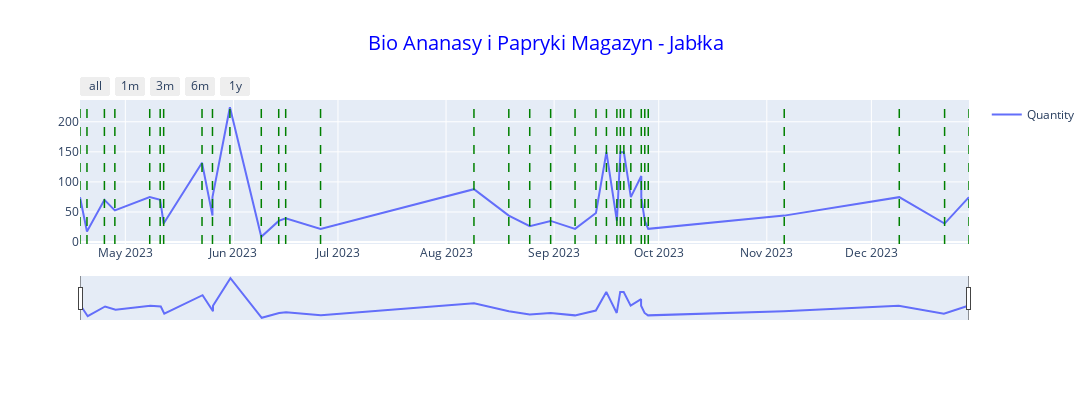

The cell this chart's notebook holds for it:
### Code cell
fig = go.Figure()
dystrybutor = 'Bio Ananasy i Papryki Magazyn'
towar = 'Jabłka'

k = df.loc[(df['Dystrybutor']==dystrybutor) & (df['Towar']==towar)]
min_date_plot, max_date_plot = k['Data'].min(), k['Data'].max()

fig.add_trace(go.Scatter(x = k['Data'], y = k['Quantity'], name="Quantity"))

for i in k.loc[(k['Quantity']>0)]['Data'].unique():
    fig.add_vline(x=i,line_width=1.5, line_dash="dash", line_color="green", name="Order")
                
fig.update_layout(title_text="{} - {}".format(dystrybutor, towar), title_x=0.5, title_font_color="blue", title_font_size=20,
                              legend_title="", xaxis=dict(rangeselector=dict(buttons=list([dict(step="all"), 
                                                                dict(count=1, label="1m", step="month", stepmode="backward"),
                                                                dict(count=3, label="3m", step="month", stepmode="backward"),
                                                                dict(count=6, label="6m", step="month", stepmode="backward"),
                                                                dict(count=1, label="1y", step="year", stepmode="backward")
                                                                ])), 
                        rangeslider=dict(visible=True), type="date", range = [min_date_plot, max_date_plot]))
    
fig.update_xaxes(rangeslider_thickness = 0.2)
fig.update_layout(autosize=False, width=1500, height=400,)
fig.update_layout(showlegend=True)
fig.show()

### Figure 1 — Plotly figure (JSON) as saved in the notebook; plotly's stock layout.template omitted (floating-point values rounded to 4 significant figures)
{"data": [{"name": "Quantity", "type": "scatter", "x": ["2023-04-18", "2023-04-20", "2023-04-25", "2023-04-28", "2023-05-08", "2023-05-11", "2023-05-12", "2023-05-23", "2023-05-26", "2023-05-26", "2023-05-31", "2023-06-09", "2023-06-14", "2023-06-16", "2023-06-26", "2023-08-09", "2023-08-19", "2023-08-25", "2023-08-31", "2023-09-07", "2023-09-13", "2023-09-16", "2023-09-19", "2023-09-20", "2023-09-21", "2023-09-23", "2023-09-26", "2023-09-26", "2023-09-27", "2023-09-28", "2023-11-06", "2023-12-09", "2023-12-22", "2023-12-29", "2023-12-29"], "y": [74.7, 17.6, 70.3, 52.8, 74.7, 70.3, 30.8, 131.9, 44, 74.7, 224.2, 8.8, 35.2, 39.6, 22, 87.9, 44, 26.4, 35.2, 22, 48.4, 149.5, 35.2, 149.5, 149.5, 74.7, 109.9, 74.7, 35.2, 22, 44, 74.7, 30.8, 74.7, 74.7]}], "layout": {"autosize": false, "height": 400, "legend": {"title": {"text": ""}}, "shapes": [{"line": {"color": "green", "dash": "dash", "width": 1.5}, "name": "Order", "type": "line", "x0": "2023-04-18", "x1": "2023-04-18", "xref": "x", "y0": 0, "y1": 1, "yref": "y domain"}, {"line": {"color": "green", "dash": "dash", "width": 1.5}, "name": "Order", "type": "line", "x0": "2023-04-20", "x1": "2023-04-20", "xref": "x", "y0": 0, "y1": 1, "yref": "y domain"}, {"line": {"color": "green", "dash": "dash", "width": 1.5}, "name": "Order", "type": "line", "x0": "2023-04-25", "x1": "2023-04-25", "xref": "x", "y0": 0, "y1": 1, "yref": "y domain"}, {"line": {"color": "green", "dash": "dash", "width": 1.5}, "name": "Order", "type": "line", "x0": "2023-04-28", "x1": "2023-04-28", "xref": "x", "y0": 0, "y1": 1, "yref": "y domain"}, {"line": {"color": "green", "dash": "dash", "width": 1.5}, "name": "Order", "type": "line", "x0": "2023-05-08", "x1": "2023-05-08", "xref": "x", "y0": 0, "y1": 1, "yref": "y domain"}, {"line": {"color": "green", "dash": "dash", "width": 1.5}, "name": "Order", "type": "line", "x0": "2023-05-11", "x1": "2023-05-11", "xref": "x", "y0": 0, "y1": 1, "yref": "y domain"}, {"line": {"color": "green", "dash": "dash", "width": 1.5}, "name": "Order", "type": "line", "x0": "2023-05-12", "x1": "2023-05-12", "xref": "x", "y0": 0, "y1": 1, "yref": "y domain"}, {"line": {"color": "green", "dash": "dash", "width": 1.5}, "name": "Order", "type": "line", "x0": "2023-05-23", "x1": "2023-05-23", "xref": "x", "y0": 0, "y1": 1, "yref": "y domain"}, {"line": {"color": "green", "dash": "dash", "width": 1.5}, "name": "Order", "type": "line", "x0": "2023-05-26", "x1": "2023-05-26", "xref": "x", "y0": 0, "y1": 1, "yref": "y domain"}, {"line": {"color": "green", "dash": "dash", "width": 1.5}, "name": "Order", "type": "line", "x0": "2023-05-31", "x1": "2023-05-31", "xref": "x", "y0": 0, "y1": 1, "yref": "y domain"}, {"line": {"color": "green", "dash": "dash", "width": 1.5}, "name": "Order", "type": "line", "x0": "2023-06-09", "x1": "2023-06-09", "xref": "x", "y0": 0, "y1": 1, "yref": "y domain"}, {"line": {"color": "green", "dash": "dash", "width": 1.5}, "name": "Order", "type": "line", "x0": "2023-06-14", "x1": "2023-06-14", "xref": "x", "y0": 0, "y1": 1, "yref": "y domain"}, {"line": {"color": "green", "dash": "dash", "width": 1.5}, "name": "Order", "type": "line", "x0": "2023-06-16", "x1": "2023-06-16", "xref": "x", "y0": 0, "y1": 1, "yref": "y domain"}, {"line": {"color": "green", "dash": "dash", "width": 1.5}, "name": "Order", "type": "line", "x0": "2023-06-26", "x1": "2023-06-26", "xref": "x", "y0": 0, "y1": 1, "yref": "y domain"}, {"line": {"color": "green", "dash": "dash", "width": 1.5}, "name": "Order", "type": "line", "x0": "2023-08-09", "x1": "2023-08-09", "xref": "x", "y0": 0, "y1": 1, "yref": "y domain"}, {"line": {"color": "green", "dash": "dash", "width": 1.5}, "name": "Order", "type": "line", "x0": "2023-08-19", "x1": "2023-08-19", "xref": "x", "y0": 0, "y1": 1, "yref": "y domain"}, {"line": {"color": "green", "dash": "dash", "width": 1.5}, "name": "Order", "type": "line", "x0": "2023-08-25", "x1": "2023-08-25", "xref": "x", "y0": 0, "y1": 1, "yref": "y domain"}, {"line": {"color": "green", "dash": "dash", "width": 1.5}, "name": "Order", "type": "line", "x0": "2023-08-31", "x1": "2023-08-31", "xref": "x", "y0": 0, "y1": 1, "yref": "y domain"}, {"line": {"color": "green", "dash": "dash", "width": 1.5}, "name": "Order", "type": "line", "x0": "2023-09-07", "x1": "2023-09-07", "xref": "x", "y0": 0, "y1": 1, "yref": "y domain"}, {"line": {"color": "green", "dash": "dash", "width": 1.5}, "name": "Order", "type": "line", "x0": "2023-09-13", "x1": "2023-09-13", "xref": "x", "y0": 0, "y1": 1, "yref": "y domain"}, {"line": {"color": "green", "dash": "dash", "width": 1.5}, "name": "Order", "type": "line", "x0": "2023-09-16", "x1": "2023-09-16", "xref": "x", "y0": 0, "y1": 1, "yref": "y domain"}, {"line": {"color": "green", "dash": "dash", "width": 1.5}, "name": "Order", "type": "line", "x0": "2023-09-19", "x1": "2023-09-19", "xref": "x", "y0": 0, "y1": 1, "yref": "y domain"}, {"line": {"color": "green", "dash": "dash", "width": 1.5}, "name": "Order", "type": "line", "x0": "2023-09-20", "x1": "2023-09-20", "xref": "x", "y0": 0, "y1": 1, "yref": "y domain"}, {"line": {"color": "green", "dash": "dash", "width": 1.5}, "name": "Order", "type": "line", "x0": "2023-09-21", "x1": "2023-09-21", "xref": "x", "y0": 0, "y1": 1, "yref": "y domain"}, {"line": {"color": "green", "dash": "dash", "width": 1.5}, "name": "Order", "type": "line", "x0": "2023-09-23", "x1": "2023-09-23", "xref": "x", "y0": 0, "y1": 1, "yref": "y domain"}, {"line": {"color": "green", "dash": "dash", "width": 1.5}, "name": "Order", "type": "line", "x0": "2023-09-26", "x1": "2023-09-26", "xref": "x", "y0": 0, "y1": 1, "yref": "y domain"}, {"line": {"color": "green", "dash": "dash", "width": 1.5}, "name": "Order", "type": "line", "x0": "2023-09-27", "x1": "2023-09-27", "xref": "x", "y0": 0, "y1": 1, "yref": "y domain"}, {"line": {"color": "green", "dash": "dash", "width": 1.5}, "name": "Order", "type": "line", "x0": "2023-09-28", "x1": "2023-09-28", "xref": "x", "y0": 0, "y1": 1, "yref": "y domain"}, {"line": {"color": "green", "dash": "dash", "width": 1.5}, "name": "Order", "type": "line", "x0": "2023-11-06", "x1": "2023-11-06", "xref": "x", "y0": 0, "y1": 1, "yref": "y domain"}, {"line": {"color": "green", "dash": "dash", "width": 1.5}, "name": "Order", "type": "line", "x0": "2023-12-09", "x1": "2023-12-09", "xref": "x", "y0": 0, "y1": 1, "yref": "y domain"}, {"line": {"color": "green", "dash": "dash", "width": 1.5}, "name": "Order", "type": "line", "x0": "2023-12-22", "x1": "2023-12-22", "xref": "x", "y0": 0, "y1": 1, "yref": "y domain"}, {"line": {"color": "green", "dash": "dash", "width": 1.5}, "name": "Order", "type": "line", "x0": "2023-12-29", "x1": "2023-12-29", "xref": "x", "y0": 0, "y1": 1, "yref": "y domain"}], "showlegend": true, "title": {"font": {"color": "blue", "size": 20}, "text": "Bio Ananasy i Papryki Magazyn - Jabłka", "x": 0.5}, "width": 1500, "xaxis": {"range": ["2023-04-18", "2023-12-29"], "rangeselector": {"buttons": [{"step": "all"}, {"count": 1, "label": "1m", "step": "month", "stepmode": "backward"}, {"count": 3, "label": "3m", "step": "month", "stepmode": "backward"}, {"count": 6, "label": "6m", "step": "month", "stepmode": "backward"}, {"count": 1, "label": "1y", "step": "year", "stepmode": "backward"}]}, "rangeslider": {"thickness": 0.2, "visible": true}, "type": "date"}}}
